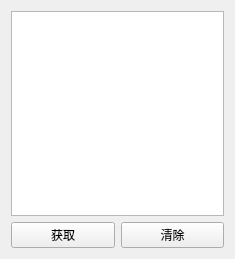
<?xml version="1.0" encoding="UTF-8"?>
<ui version="4.0">
 <class>Widget</class>
 <widget class="QWidget" name="Widget">
  <property name="geometry">
   <rect>
    <x>0</x>
    <y>0</y>
    <width>235</width>
    <height>259</height>
   </rect>
  </property>
  <property name="windowTitle">
   <string>Widget</string>
  </property>
  <layout class="QVBoxLayout" name="verticalLayout_2">
   <item>
    <layout class="QVBoxLayout" name="verticalLayout">
     <item>
      <widget class="QTextBrowser" name="textBrowser"/>
     </item>
     <item>
      <layout class="QHBoxLayout" name="horizontalLayout">
       <item>
        <widget class="QPushButton" name="pushButton">
         <property name="text">
          <string>获取</string>
         </property>
        </widget>
       </item>
       <item>
        <widget class="QPushButton" name="pushButton_2">
         <property name="text">
          <string>清除</string>
         </property>
        </widget>
       </item>
      </layout>
     </item>
    </layout>
   </item>
  </layout>
 </widget>
 <resources/>
 <connections/>
</ui>
